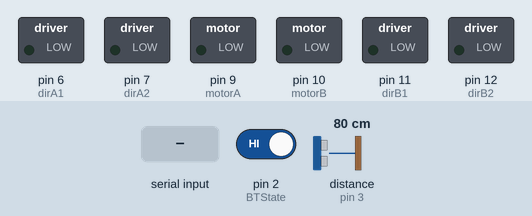
A sketch run on a simulated Arduino Uno, built with avr-gcc and run on an emulated ATmega328P. On the bench: switched loads named in the sketch (green lamp = pin HIGH). Wiring (inferred from the names in the program): ultrasonic range finder: trigger pin 5; echo pin 3. The test bench sets the inputs (shaded band); at power-on: pin 2 (BTState) HIGH, distance to the obstacle (sensor on pin 3) 80 cm. The echo pulse lasts 58.3 µs per cm; pins used as bus, display or sensor lines are not drawn.

Above: at 1.2 s.
1.3 s: "F" received over Serial
At 1.7 s:
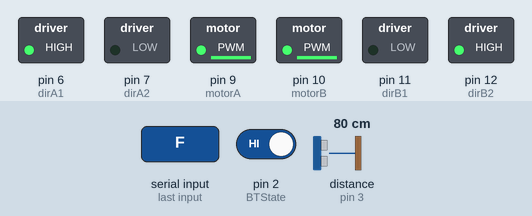
2.8 s: byte 74 ('J') received over Serial
At 3.5 s:
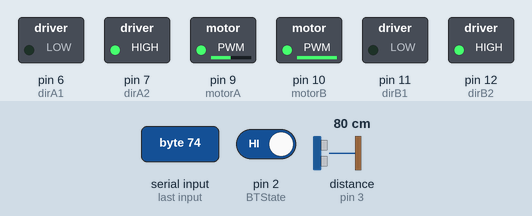
4.3 s: pin 2 (BTState) driven LOW
At 5.2 s:
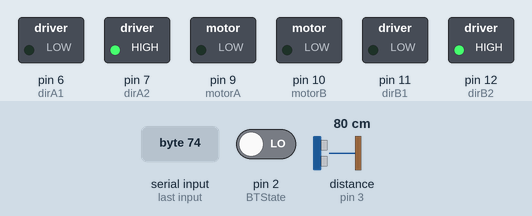
5.8 s: byte 76 ('L') received over Serial
At 7.0 s:
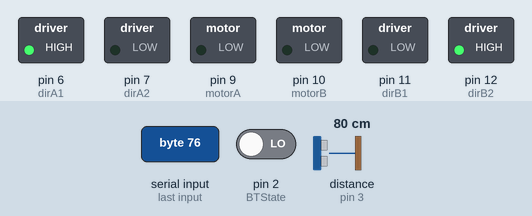
7.3 s: byte 82 ('R') received over Serial
At 8.1 s:
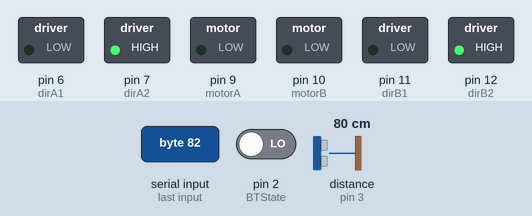
8.8 s: "G" received over Serial
At 9.2 s:
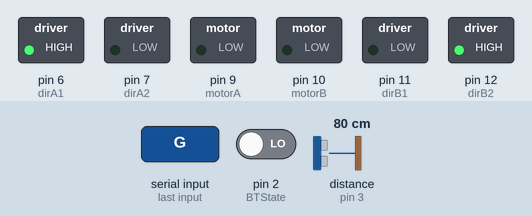
Timing chart, 0 to 11.3 s (numbered marks = the images above; inputs shaded):
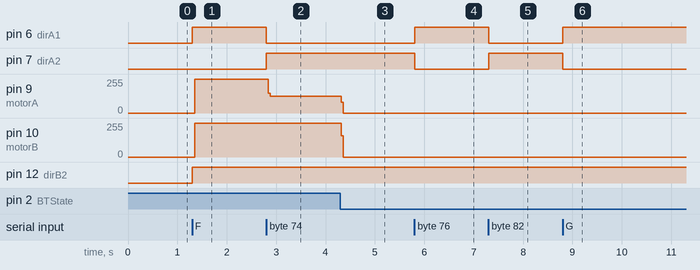

Measured:
- after the input at 1.3 s, pin 6 (dirA1), pin 12 (dirB2): LOW → HIGH at once; pin 9 (motorA), pin 10 (motorB): 0/255 → 253/255 after 0.06 s
- after the input at 2.8 s, pin 6 (dirA1): HIGH → LOW at once; pin 7 (dirA2): LOW → HIGH at once; pin 9 (motorA): 253/255 → 125/255 at once
- after the input at 4.3 s, pin 9 (motorA): 125/255 → 0/255 at once; pin 10 (motorB): 253/255 → 0/255 at once
- after the input at 5.8 s, pin 6 (dirA1): LOW → HIGH at once; pin 7 (dirA2): HIGH → LOW at once
- after the input at 7.3 s, pin 6 (dirA1): HIGH → LOW at once; pin 7 (dirA2): LOW → HIGH at once
- after the input at 8.8 s, pin 6 (dirA1): LOW → HIGH at once; pin 7 (dirA2): HIGH → LOW at once

The sketch:

RC_Car_code.ino
```cpp
/*
   Created by Vasilakis Michalis // 12-12-2014 ver.1
   Project: Control RC Car via Bluetooth with Android Smartphone
   http://www.ardumotive.com/arduino-car
   More information at www.ardumotive.com
*/
//L293 Connection
const int motorA  = 9;  //Right Motor
const int dirA1  = 6;
const int dirA2  = 7;

const int motorB  = 10; //Left Motor
const int dirB1  = 11;
const int dirB2  = 12;

// SONIC
#define echoPin 3 // Echo Pin
#define trigPin 5 // Trigger Pin

int maximumRange = 55; // Maximum range needed
int minimumRange = 0; // Minimum range needed
long duration, distance; // Duration used to calculate distance

//Bluetooth (HC-06 JY-MCU) State pin on pin 2 of Arduino
const int BTState = 2;

//Useful Variables
int i = 0;
int j = 0;
int state;
int vSpeed = 255;   // Default speed, from 0 to 255

void setup() {
  // Set pins as outputs:
  pinMode(motorA, OUTPUT);
  pinMode(dirA1, OUTPUT);
  pinMode(dirA2, OUTPUT);
  pinMode(motorB, OUTPUT);
  pinMode(dirB1, OUTPUT);
  pinMode(dirB2, OUTPUT);

  pinMode(BTState, INPUT);

  pinMode(trigPin, OUTPUT);
  pinMode(echoPin, INPUT);


  // Initialize serial communication at 9600 bits per second:
  Serial.begin(9600);
}

void loop() {
  //Stop car when connection lost or bluetooth disconnected
  if (digitalRead(BTState) == LOW) {
    state = 'S';
  }

  //Save income data to variable 'state'
  if (Serial.available() > 0) {
    state = Serial.read();
  }

  //Change speed if state is equal from 0 to 4. Values must be from 0 to 255 (PWM)
  if (state == '0') {
    vSpeed = 0;
  }
  else if (state == '1') {
    vSpeed = 100;
  }
  else if (state == '2') {
    vSpeed = 180;
  }
  else if (state == '3') {
    vSpeed = 200;
  }
  else if (state == '4') {
    vSpeed = 255;
  }

  /***********************Forward****************************/
  //If state is equal with letter 'F', car will go forward!
  if (state == 'F') {
    digitalWrite(dirA1, HIGH);
    digitalWrite(dirA2, LOW);
    digitalWrite(dirB1, LOW);
    digitalWrite(dirB2, HIGH);
    analogWrite(motorA, vSpeed);
    analogWrite(motorB, vSpeed);
  }
  /**********************Forward Left************************/
  //If state is equal with letter 'G', car will go forward left
  else if (state == 'G') {
    digitalWrite(dirA1, HIGH);
    digitalWrite(dirA2, LOW);
    digitalWrite(dirB1, LOW);
    digitalWrite(dirB2, HIGH);
    analogWrite(motorA, vSpeed);
    analogWrite(motorB, vSpeed * .5);
  }
  /**********************Forward Right************************/
  //If state is equal with letter 'I', car will go forward right
  else if (state == 'I') {
    digitalWrite(dirA1, LOW);
    digitalWrite(dirA2, HIGH);
    digitalWrite(dirB1, LOW );
    digitalWrite(dirB2, HIGH);
    analogWrite(motorA, 0.5 * vSpeed);
    analogWrite(motorB, vSpeed);
  }
  /***********************Backward****************************/
  //If state is equal with letter 'B', car will go backward
  else if (state == 'B') {
    digitalWrite(dirA1, LOW);
    digitalWrite(dirA2, HIGH);
    digitalWrite(dirB1, HIGH);
    digitalWrite(dirB2, LOW);
    analogWrite(motorA, vSpeed);
    analogWrite(motorB, vSpeed);
  }
  /**********************Backward Left************************/
  //If state is equal with letter 'H', car will go backward left
  else if (state == 'H') {
    digitalWrite(dirA1, LOW);
    digitalWrite(dirA2, HIGH);
    digitalWrite(dirB1, HIGH);
    digitalWrite(dirB2, LOW);
    analogWrite(motorA, vSpeed);
    analogWrite(motorB, 0.5 * vSpeed);
  }
  /**********************Backward Right************************/
  //If state is equal with letter 'J', car will go backward right
  else if (state == 'J') {
    digitalWrite(dirA1, LOW);
    digitalWrite(dirA2, HIGH);
    digitalWrite(dirB1, LOW);
    digitalWrite(dirB2, HIGH);
    analogWrite(motorA, 0.5 * vSpeed);
    analogWrite(motorB, vSpeed);
  }

  /***************************Left*****************************/
  //If state is equal with letter 'L', wheels will turn left
  else if (state == 'L') {
    digitalWrite(dirA1, HIGH);
    digitalWrite(dirA2, LOW);
    digitalWrite(dirB1, LOW);
    digitalWrite(dirB2, HIGH);
    analogWrite(motorA, vSpeed);
    analogWrite(motorB, 0);
  }
  /***************************Right*****************************/
  //If state is equal with letter 'R', wheels will turn right
  else if (state == 'R') {
    digitalWrite(dirA1, LOW);
    digitalWrite(dirA2, HIGH);
    digitalWrite(dirB1, LOW);
    digitalWrite(dirB2, HIGH);
    analogWrite(motorA, 0);
    analogWrite(motorB, vSpeed);
  }
  /************************Stop*****************************/
  //If state is equal with letter 'S', stop the car
  else if (state == 'S') {
    analogWrite(motorA, 0);
    analogWrite(motorB, 0);
  }
  //SONIC
  digitalWrite(trigPin, LOW);
  delayMicroseconds(2);

  digitalWrite(trigPin, HIGH);
  delayMicroseconds(10);

  digitalWrite(trigPin, LOW);
  duration = pulseIn(echoPin, HIGH);

  //Calculate the distance (in cm) based on the speed of sound.
  distance = duration / 58.2;

  if ( distance < maximumRange || distance > minimumRange) {
    analogWrite(motorA, 0);
    analogWrite(motorB, 0);

  }

}
```
